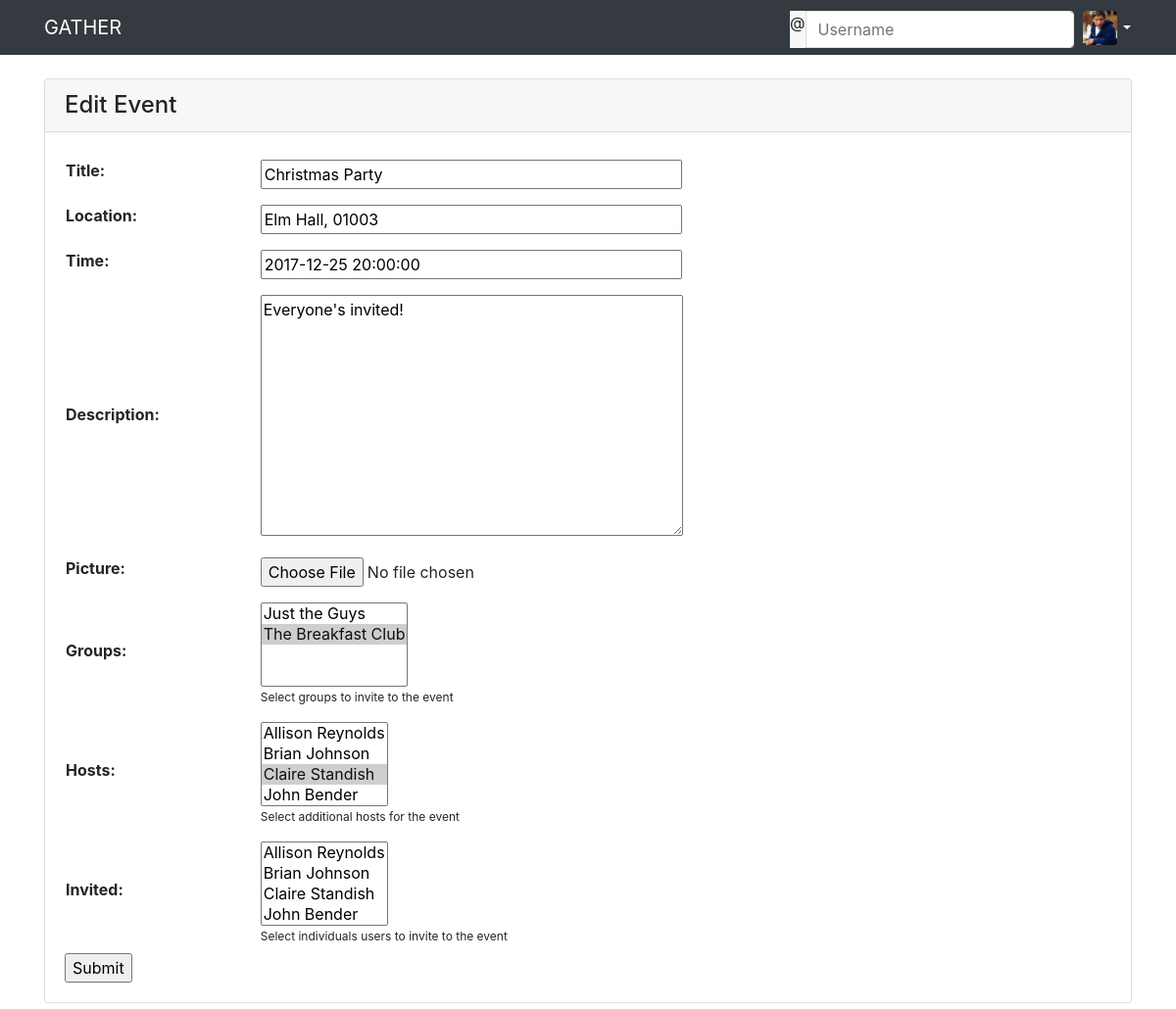
The app's page /gather/e/7/edit (signed in), older data.
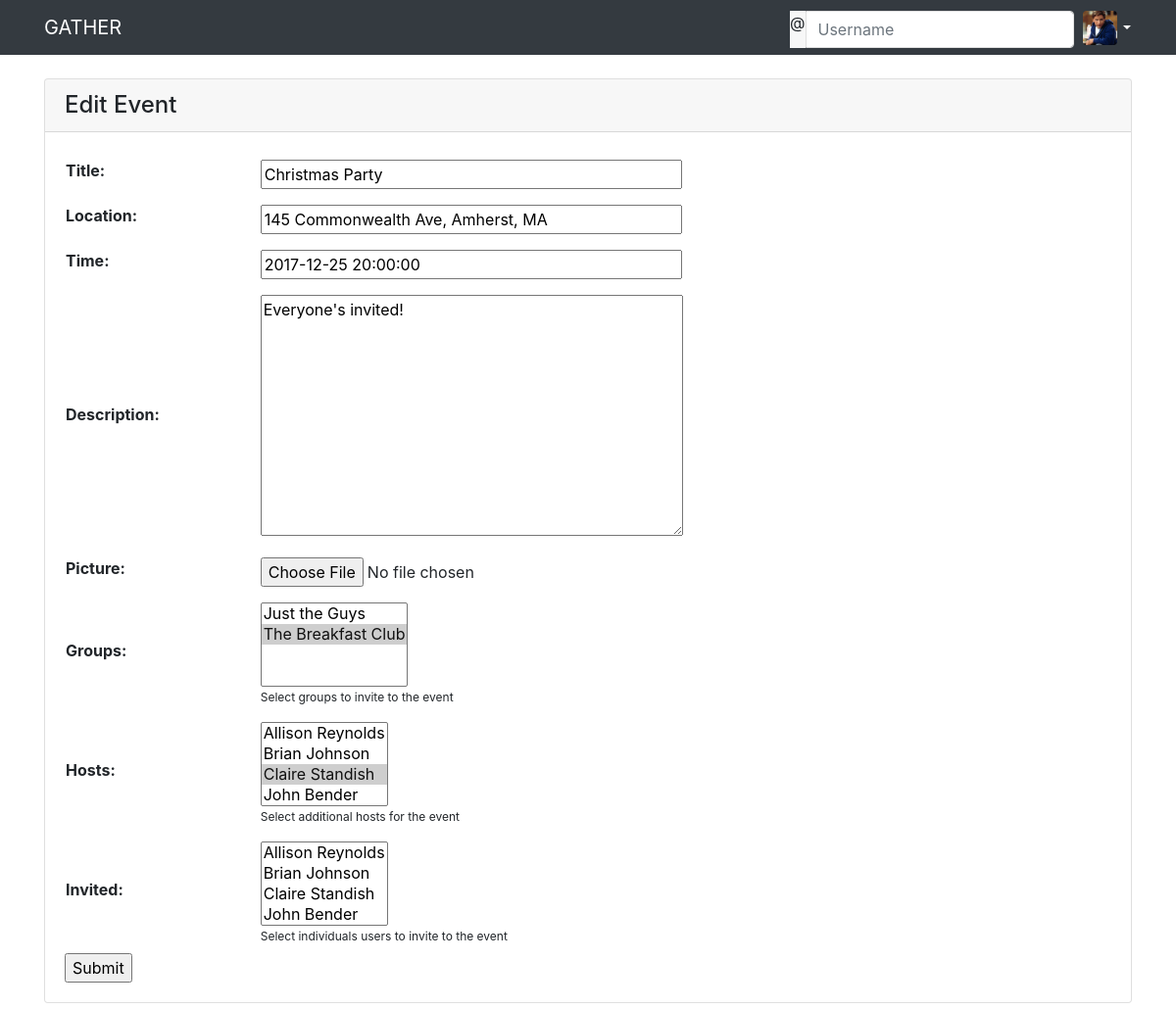
The same page, newer data.
### gather/models.py (models this page shows, shortened)
class Event(models.Model):
    title = models.CharField(max_length=50, help_text="Event Name")
    location = models.CharField(max_length=100, help_text="Location")
    time = models.DateTimeField(help_text="Enter a time for the event")
    description = models.TextField(max_length=1000, blank=True, null=True, help_text="Enter a brief description of the event")
    hosts = models.ManyToManyField(Profile, related_name="hosting", help_text="These users are hosting the Event")
    groups = models.ManyToManyField(EventGroup, blank=True, related_name="events", help_text="Groups this user is associated with")
    invited = models.ManyToManyField(Profile, blank=True, related_name="invited", help_text="These users are invited to the event")
    joined = models.ManyToManyField(Profile, blank=True, related_name="joined", help_text="These users have joined the Event")
    hidden = models.ManyToManyField(Profile, blank=True, related_name="hidden", help_text="These users have hidden the Event")
    picture = models.ImageField(upload_to='images/event/', blank=True, null=True)
    class Meta:
        ordering = ["time"]

### gather/views.py (the view, shortened to what this page needs)
# urls.py: url(r'^e/(?P<pk>\d+)/edit$', views.EventEdit.as_view(success_url="/"), name='edit_event'),
@method_decorator(login_required, name='dispatch')
class EventEdit(UpdateView):
    model = Event
    fields = ['title', 'location', 'time', 'description', 'picture', 'groups', 'hosts', 'invited']
    def get_form(self, form_class=None):
        form = super(EventEdit, self).get_form(form_class)
        for field in ['title', 'location', 'time', 'description']:
            form.fields[field].help_text = ''
        form.fields['time'].widget.attrs['placeholder'] = 'YYYY-MM-DD HH:MM:SS'
        form.fields['groups'].queryset = self.request.user.profile.groups.distinct()
        form.fields['groups'].help_text = 'Select groups to invite to the event'
        form.fields['hosts'].required = False
        form.fields['hosts'].queryset = self.request.user.profile.friends.distinct()
        form.fields['hosts'].help_text = 'Select additional hosts for the event'
        form.fields['invited'].queryset = self.request.user.profile.friends.distinct()
        form.fields['invited'].help_text = 'Select individuals users to invite to the event'
        return form

### gather/models.py (called while the page is built)
    def __str__(self):
        return self.user.first_name + " " + self.user.last_name

    def __str__(self):
        return self.name

### gather/templates/gather/event_form.html (shortened to what this page needs)
{% extends "base_generic.html" %}
{% block content %}
<div class="event card spaced">
    <h4 class="card-header">Edit Event</h4>
    <div class="card-body">
		<form action="" method="post" enctype="multipart/form-data">
		    <table class="pretty-form">
		    {{ form.as_table }}
		    </table>
		    <input type="submit" value="Submit" />
		</form>
	</div>
</div>
{% endblock %}

Row changes from the older to the newer data that the page shows:
changed Event "Christmas Party": location "Elm Hall, 01003" → "145 Commonwealth Ave, Amherst, MA"
